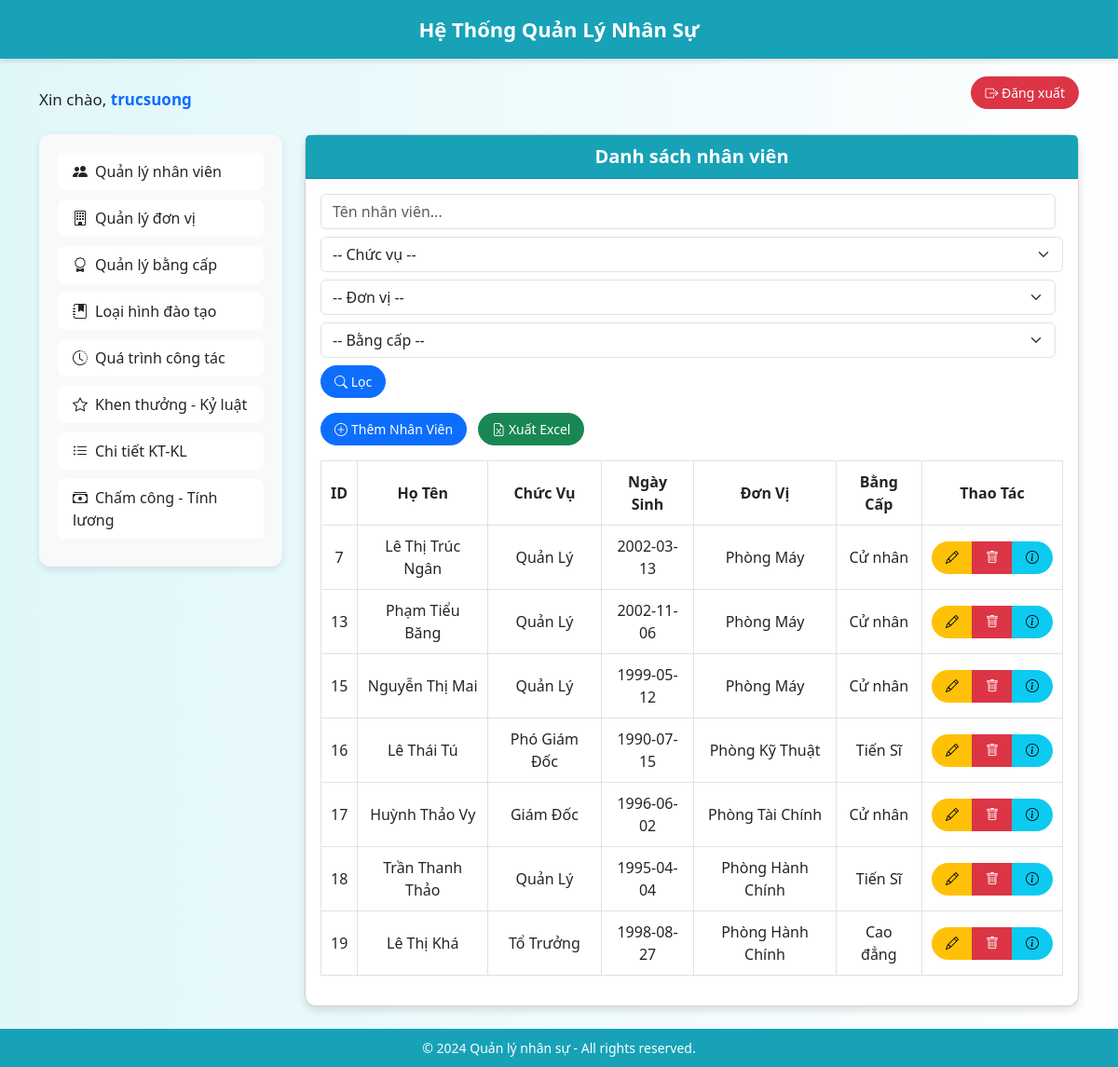
The app's page /admin/quanly_nhanvien.php (signed in) with its own data.
### tables this page shows
CREATE TABLE `nhanvien` (
  `id` int(11) NOT NULL,
  `ho_ten` varchar(255) NOT NULL,
  `chuc_vu` varchar(255) NOT NULL,
  `ngay_sinh` date NOT NULL,
  `id_don_vi` int(11) DEFAULT NULL,
  `id_bang_cap` int(11) DEFAULT NULL,
  `dia_chi` varchar(255) DEFAULT NULL,
  `so_dien_thoai` varchar(20) DEFAULT NULL,
  `avatar` varchar(255) NOT NULL,
  `id_chuc_vu` int(11) DEFAULT NULL
);

CREATE TABLE `donvi` (
  `id` int(11) NOT NULL,
  `ten_don_vi` varchar(255) NOT NULL
);

CREATE TABLE `bangcap` (
  `id` int(11) NOT NULL,
  `ten_bang_cap` varchar(255) NOT NULL
);

### admin/quanly_nhanvien.php (the view, shortened to what this page needs)
<?php
$conn = new mysqli('localhost', 'root', '', 'quanly_nhansu');
$keyword = isset($_GET['keyword']) ? $_GET['keyword'] : '';
$sql = "SELECT nhanvien.id, nhanvien.ho_ten, nhanvien.chuc_vu, nhanvien.ngay_sinh, donvi.ten_don_vi, bangcap.ten_bang_cap
        FROM nhanvien
        JOIN donvi ON nhanvien.id_don_vi = donvi.id
        JOIN bangcap ON nhanvien.id_bang_cap = bangcap.id";
$result = $conn->query($sql);
?>
<!DOCTYPE html>
<html lang="vi">
<head>
    <link href="https://cdn.jsdelivr.net/npm/bootstrap@5.3.0-alpha1/dist/css/bootstrap.min.css" rel="stylesheet">
    <link href="https://cdn.jsdelivr.net/npm/bootstrap-icons@1.10.5/font/bootstrap-icons.css" rel="stylesheet">
</head>
<body>
    <div class="header">
        Hệ Thống Quản Lý Nhân Sự
    </div>
    <div class="container mt-3 d-flex justify-content-between align-items-center">
        <div class="greeting">
            Xin chào, <span class="text-primary fw-semibold"><?php echo htmlspecialchars($_SESSION['admin']); ?></span>
        </div>
        <a href="logout.php" class="btn btn-danger"><i class="bi bi-box-arrow-right"></i> Đăng xuất</a>
    </div>
    <div class="container">
        <div class="row mt-4">
            <div class="col-md-3">
                <div class="sidebar">
                    <div class="list-group">
                        <a href="quanly_nhanvien.php" class="list-group-item list-group-item-action"><i
                                class="bi bi-people-fill me-2"></i>Quản lý nhân viên</a>
                        <a href="quanly_donvi.php" class="list-group-item list-group-item-action"><i
                                class="bi bi-building me-2"></i>Quản lý đơn vị</a>
                        <a href="quanly_bangcap.php" class="list-group-item list-group-item-action"><i
                                class="bi bi-award me-2"></i>Quản lý bằng cấp</a>
                        <a href="quanly_lhdt.php" class="list-group-item list-group-item-action"><i
                                class="bi bi-journal-bookmark-fill me-2"></i>Loại hình đào tạo</a>
                        <a href="quanly_qtct.php" class="list-group-item list-group-item-action"><i
                                class="bi bi-clock-history me-2"></i>Quá trình công tác</a>
                        <a href="quanly_dmktkl.php" class="list-group-item list-group-item-action"><i
                                class="bi bi-star me-2"></i>Khen thưởng - Kỷ luật</a>
                        <a href="quanly_ctktkl.php" class="list-group-item list-group-item-action"><i
                                class="bi bi-list-ul me-2"></i>Chi tiết KT-KL</a>
                        <a href="quanly_cctlht.php" class="list-group-item list-group-item-action"><i
                                class="bi bi-cash-stack me-2"></i>Chấm công - Tính lương</a>
                    </div>
                </div>
            </div>
            <div class="col-md-9">
                <div class="card">
                    <div class="card-header">
                        Danh sách nhân viên
                    </div>
                    <div class="card-body">
                        <form method="GET" class="d-flex flex-wrap gap-2 mb-3">
                            <input type="text" name="keyword" class="form-control me-2" placeholder="Tên nhân viên..."
                                value="<?php echo htmlspecialchars($keyword); ?>">
                            <select name="chucvu" class="form-select">
                                <option value="">-- Chức vụ --</option>
                            </select>
                            <select name="donvi" class="form-select me-2">
                                <option value="">-- Đơn vị --</option>
                            </select>
                            <select name="bangcap" class="form-select me-2">
                                <option value="">-- Bằng cấp --</option>
                            </select>
                            <button type="submit" class="btn btn-primary"><i class="bi bi-search"></i> Lọc</button>
                        </form>
                        <a href="them_nhanvien.php" class="btn btn-primary mb-3"><i
                                class="bi bi-plus-circle me-1"></i>Thêm Nhân Viên</a>
                        <a href="export_nhanvien_excel.php?<?php echo http_build_query($_GET); ?>"
                            class="btn btn-success mb-3 ms-2">
                            <i class="bi bi-file-earmark-excel"></i> Xuất Excel
                        </a>
                        <div class="table-responsive">
                            <table class="table table-hover table-bordered">
                                <thead>
                                    <tr>
                                        <th>ID</th>
                                        <th>Họ Tên</th>
                                        <th>Chức Vụ</th>
                                        <th>Ngày Sinh</th>
                                        <th>Đơn Vị</th>
                                        <th>Bằng Cấp</th>
                                        <th>Thao Tác</th>
                                    </tr>
                                </thead>
                                <tbody>
                                    <?php
                                    if ($result->num_rows > 0) {
                                        while ($row = $result->fetch_assoc()) {
                                            echo "<tr>
                                                <td>{$row['id']}</td>
                                                <td>{$row['ho_ten']}</td>
                                                <td>{$row['chuc_vu']}</td>
                                                <td>{$row['ngay_sinh']}</td>
                                                <td>{$row['ten_don_vi']}</td>
                                                <td>{$row['ten_bang_cap']}</td>
                                                <td>
                                                    <div class='btn-group' role='group'>
                                                        <a href='sua_nhanvien.php?id={$row['id']}' class='btn btn-warning btn-sm'><i class='bi bi-pencil'></i></a>
                                                        <a href='xoa_nhanvien.php?id={$row['id']}' class='btn btn-danger btn-sm' onclick='return confirm(\"Bạn có chắc chắn muốn xóa?\")'><i class='bi bi-trash'></i></a>
                                                        <a href='chitiet_nhanvien.php?id={$row['id']}' class='btn btn-info btn-sm'><i class='bi bi-info-circle'></i></a>
                                                    </div>
                                                </td>
                                            </tr>";
                                        }
                                    } else {
                                        echo "<tr><td colspan='7' class='text-center text-muted'>Không có dữ liệu</td></tr>";
                                    }
                                    ?>
                                </tbody>
                            </table>
                        </div>
                    </div>
                </div>
            </div>
        </div>
    </div>
    <div class="footer mt-4">
        &copy; 2024 Quản lý nhân sự - All rights reserved.
    </div>
</body>
</html>

### admin/quanly_nhanvien.php (style rules this page uses)
html, body { height: 100%; display: flex; flex-direction: column; }
body { background: linear-gradient(to right, #e0f7fa, #ffffff); font-family: 'Segoe UI', sans-serif; }
.container { flex: 1; }
.header { background-color: #17a2b8; color: white; padding: 15px 0; text-align: center; font-size: 22px; font-weight: 600; box-shadow: 0 2px 6px rgba(0, 0, 0, 0.15); }
.greeting { font-size: 17px; margin-top: 15px; }
.sidebar { background-color: #f8f9fa; padding: 20px; border-radius: 12px; box-shadow: 0 3px 8px rgba(0, 0, 0, 0.1); }
.list-group-item { border: none; border-radius: 8px; margin-bottom: 10px; transition: all 0.3s ease; }
.card { border-radius: 12px; box-shadow: 0 4px 10px rgba(0, 0, 0, 0.12); }
.card-header { background-color: #17a2b8; color: white; font-weight: bold; font-size: 20px; text-align: center; }
.table th, .table td { text-align: center; vertical-align: middle; padding: 10px; }
.btn { border-radius: 30px; padding: 6px 14px; font-size: 14px; }
.footer { background-color: #17a2b8; color: white; text-align: center; padding: 10px 0; margin-top: 40px; font-size: 14px; }

### records on screen
nhanvien: id "7", ho_ten "Lê Thị Trúc Ngân", chuc_vu "Quản Lý", ngay_sinh "2002-03-13", id_don_vi.ten_don_vi "Phòng Máy", id_bang_cap.ten_bang_cap "Cử nhân"
nhanvien: id "13", ho_ten "Phạm Tiểu Băng", chuc_vu "Quản Lý", ngay_sinh "2002-11-06", id_don_vi.ten_don_vi "Phòng Máy", id_bang_cap.ten_bang_cap "Cử nhân"
nhanvien: id "15", ho_ten "Nguyễn Thị Mai", chuc_vu "Quản Lý", ngay_sinh "1999-05-12", id_don_vi.ten_don_vi "Phòng Máy", id_bang_cap.ten_bang_cap "Cử nhân"
nhanvien: id "16", ho_ten "Lê Thái Tú", chuc_vu "Phó Giám Đốc", ngay_sinh "1990-07-15", id_don_vi.ten_don_vi "Phòng Kỹ Thuật", id_bang_cap.ten_bang_cap "Tiến Sĩ"
nhanvien: id "17", ho_ten "Huỳnh Thảo Vy", chuc_vu "Giám Đốc", ngay_sinh "1996-06-02", id_don_vi.ten_don_vi "Phòng Tài Chính", id_bang_cap.ten_bang_cap "Cử nhân"
nhanvien: id "18", ho_ten "Trần Thanh Thảo", chuc_vu "Quản Lý", ngay_sinh "1995-04-04", id_don_vi.ten_don_vi "Phòng Hành Chính", id_bang_cap.ten_bang_cap "Tiến Sĩ"
nhanvien: id "19", ho_ten "Lê Thị Khá", chuc_vu "Tổ Trưởng", ngay_sinh "1998-08-27", id_don_vi.ten_don_vi "Phòng Hành Chính", id_bang_cap.ten_bang_cap "Cao đẳng"

### other values on screen
$_SESSION['admin'] "trucsuong"
